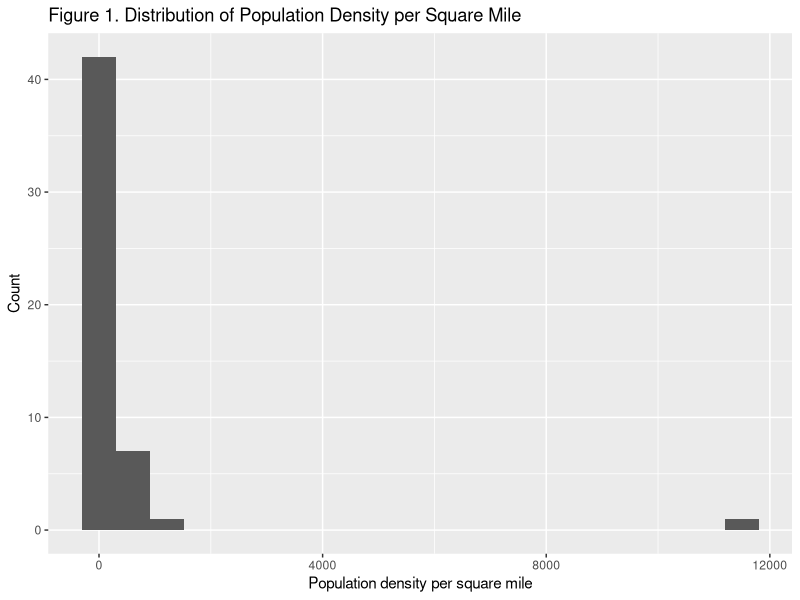
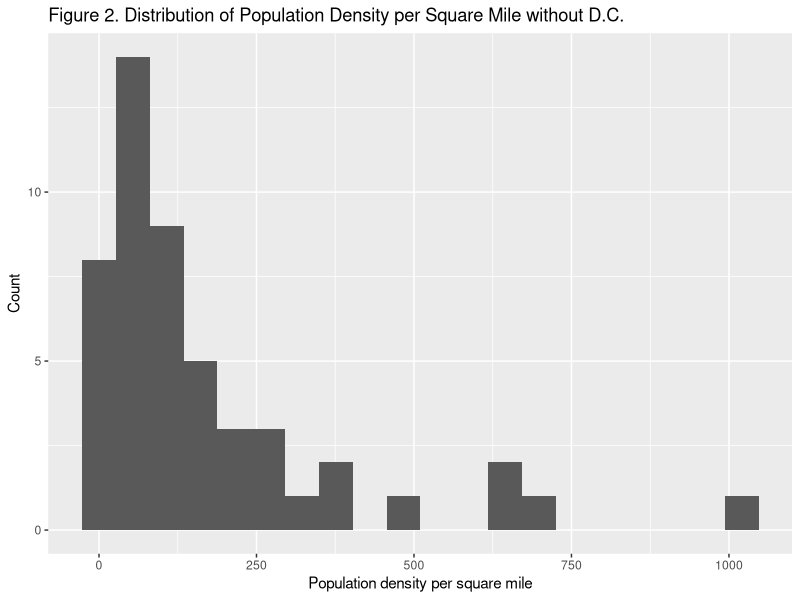
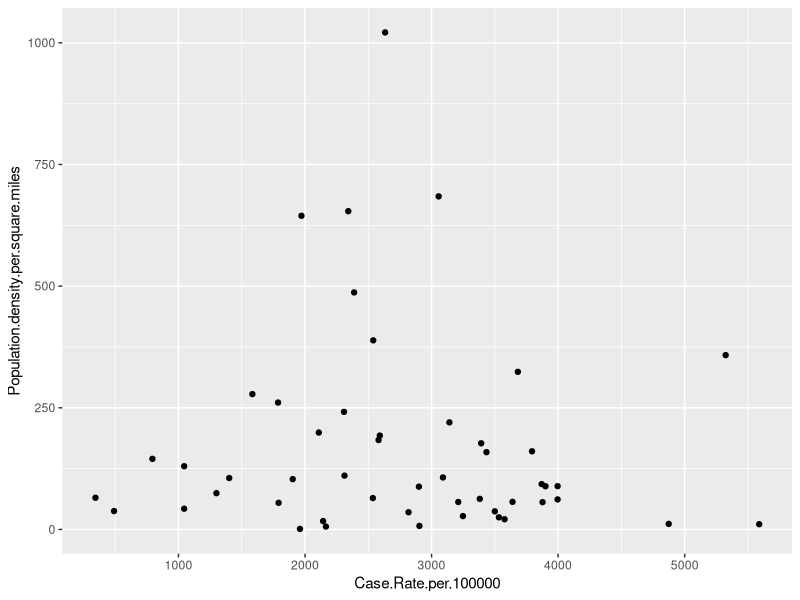
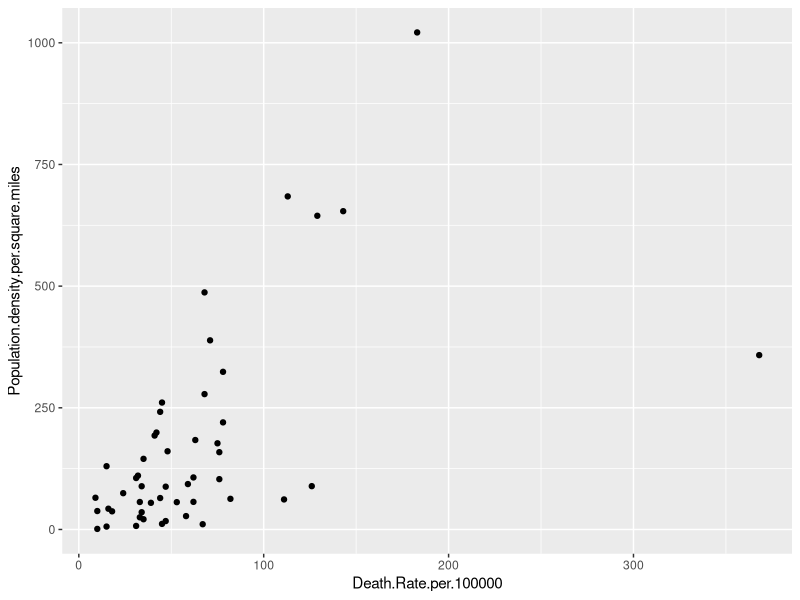

Here is the R script that generated these plots, in order: (Note: this script raises an error after producing the figures.)
## ---- chunk 1
knitr::opts_chunk$set(echo = TRUE)

library(lmtest)
library(sandwich)
library(tidyverse)
library(magrittr)

df <- read.csv("covid-19.csv", header = TRUE)
## ---- chunk 2
histogram_of_pdensity <- df %>%
  ggplot(aes(x = Population.density.per.square.miles)) + 
  geom_histogram(bins = 20) + 
  labs(
    title = 'Figure 1. Distribution of Population Density per Square Mile', 
    x = 'Population density per square mile', y = 'Count')

histogram_of_pdensity
## ---- chunk 3
# Find the outlier data points
outliers <- subset(df,Population.density.per.square.miles > 4000)
outliers

# Remove the outlier from the dataset
df_new <- df[ !(df$State %in% outliers$State), ]

# Check to see that D.C. has been removed
paste("Outliers in the new dataframe:", outliers$State %in% df_new$State)

histogram_of_pdensity <- df_new %>%
  ggplot(aes(x = Population.density.per.square.miles)) + 
  geom_histogram(bins = 20) + 
  labs(
    title = 'Figure 2. Distribution of Population Density per Square Mile without D.C.', 
    x = 'Population density per square mile', y = 'Count')

histogram_of_pdensity
## ---- chunk 4

df_new %>% 
  ggplot(aes(x = Case.Rate.per.100000, y = Population.density.per.square.miles)) + 
  geom_point() 

df_new %>% 
  ggplot(aes(x = Death.Rate.per.100000, y = Population.density.per.square.miles)) + 
  geom_point() 
## ---- chunk 5
model_current <- lm(Case.Rate.per.100000 ~ Population.density.per.square.miles , data = df_new, na.action = na.omit)
coeftest(model_current, vcov = vcovHC)

model_alternative <- lm(Death.Rate.per.100000 ~ Population.density.per.square.miles , data = df_new, na.action = na.omit)
coeftest(model_alternative, vcov = vcovHC)
## ---- chunk 6

df<-df%>%
  rename(case_rate_100k = 'Case.Rate.per.100000',
         population_density = 'Population.density.per.square.miles',
         white_pct = 'White...of.Cases',
         black_pct = 'Black...of.Cases',
         hispanic_pct = 'Hispanic...of.Cases',
         other_pct = 'Other...of.Cases',
         mask_public='Mandate.face.mask.use.by.all.individuals.in.public.spaces',
         mask_legal='No.legal.enforcement.of.face.mask.mandate') %>%
  select(case_rate_100k, population_density, white_pct, black_pct, hispanic_pct, 
         other_pct, mask_public, mask_legal)
head(df)
## ---- chunk 7
df %>% 
  ggplot(aes(x = case_rate_100k, y = log(population))) + 
  geom_point() 
